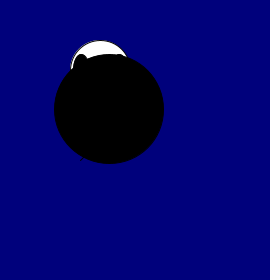
Frame 1 (no input)
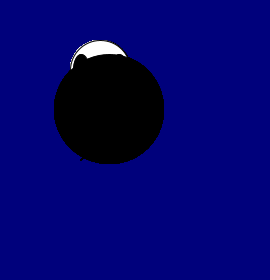
Frame 60 (the mouse pressed at the canvas centre just before this capture)
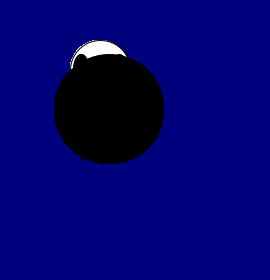
Frame 120 (the mouse held since frame 60 and released just before this capture)

The Processing sketch that drew these frames (run headless with seeded random() and noise(); from frame 60 on, the mouse is pressed at the canvas centre):

// Processing sketch: processing_30347
// ── processing_30347.pde

void setup(){
background(380,380);
size( 270,280);
}
void draw(){
  ellipseMode(CENTER);
  rectMode(CENTER);
  stroke(5);
  fill(150);
  rect(100,100,20,100);
  fill(255);
  ellipse(100,70,60,60);
  fill(0);
  ellipse(81,70,16,32);
  ellipse(119,70,16,32);
  stroke(0);
  line(90, 150,80,160);
  line(110,150,120,160);
  line(100,104,130,125);
  line(100,103,123,115);
  ellipse(109,109,109,109);
}

                
                
